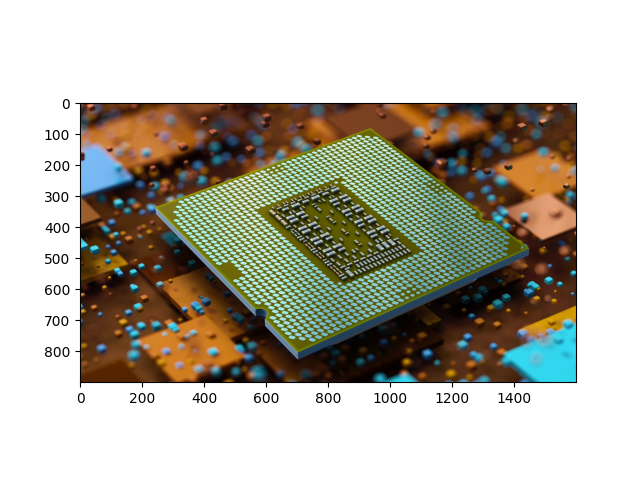
#> input picture Figure_1.png, 640 x 480 px
$ python weighted.py
#> lines starting #> are read from the running program, lines starting #| are printed output that depends on the picture
import cv2
import numpy as np
img1=cv2.imread("Figure_1.png")
#> img1 is the input picture: shape (480, 640, 3); mean B, G, R 166.3, 178.8, 182.3
img2=cv2.imread("Figure_2.png")
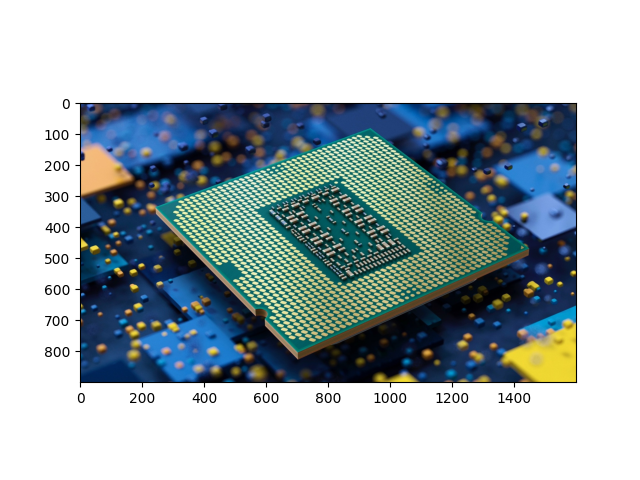
#> input picture Figure_2.png, 640 x 480 px
#> img2 is the input picture: shape (480, 640, 3); mean B, G, R 182.3, 178.8, 166.3
#weightedSum=cv2.addWeighted(img1,0.5,img2,0.4,0)
for i in range(1,10):
    for j in range(1,10):
        cv2.imshow("the weighted image",(cv2.addWeighted(img1,(i/10),img2,(j/10),0)))
        cv2.waitKey(0)
        cv2.destroyAllWindows()
#> this loop made 9 passes
#> pass 1, `cv2.imshow("the weighted image",(cv2.addWeighted(img1,(i/10),img2,(j/1..`:
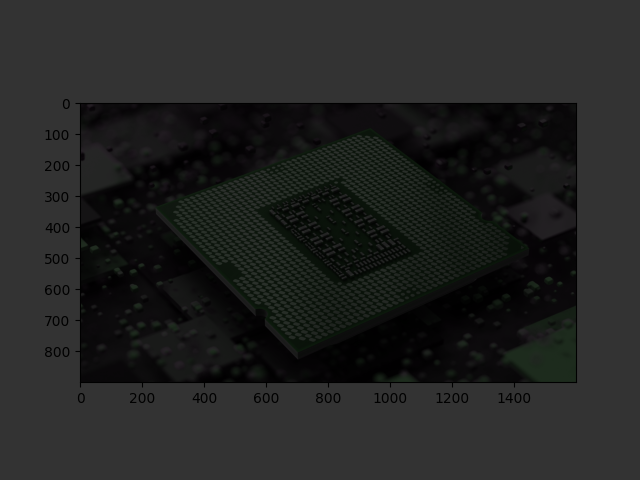
#> window 'the weighted image': shape (480, 640, 3); mean B, G, R 34.9, 35.7, 34.9
#> pass 1, `cv2.imshow("the weighted image",(cv2.addWeighted(img1,(i/10),img2,(j/1..`:
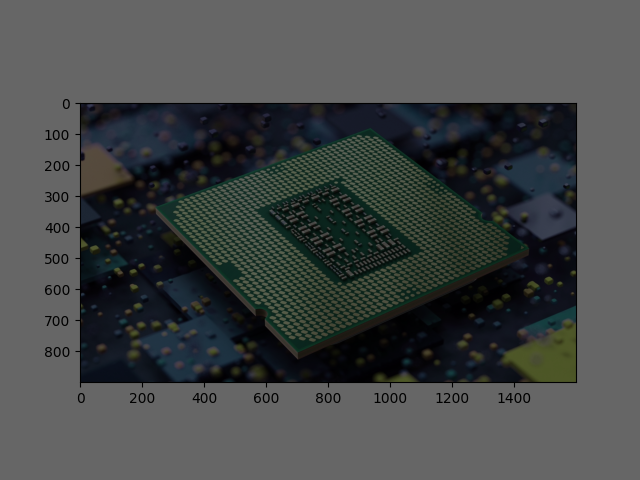
#> window 'the weighted image': shape (480, 640, 3); mean B, G, R 71.3, 71.5, 68.1
